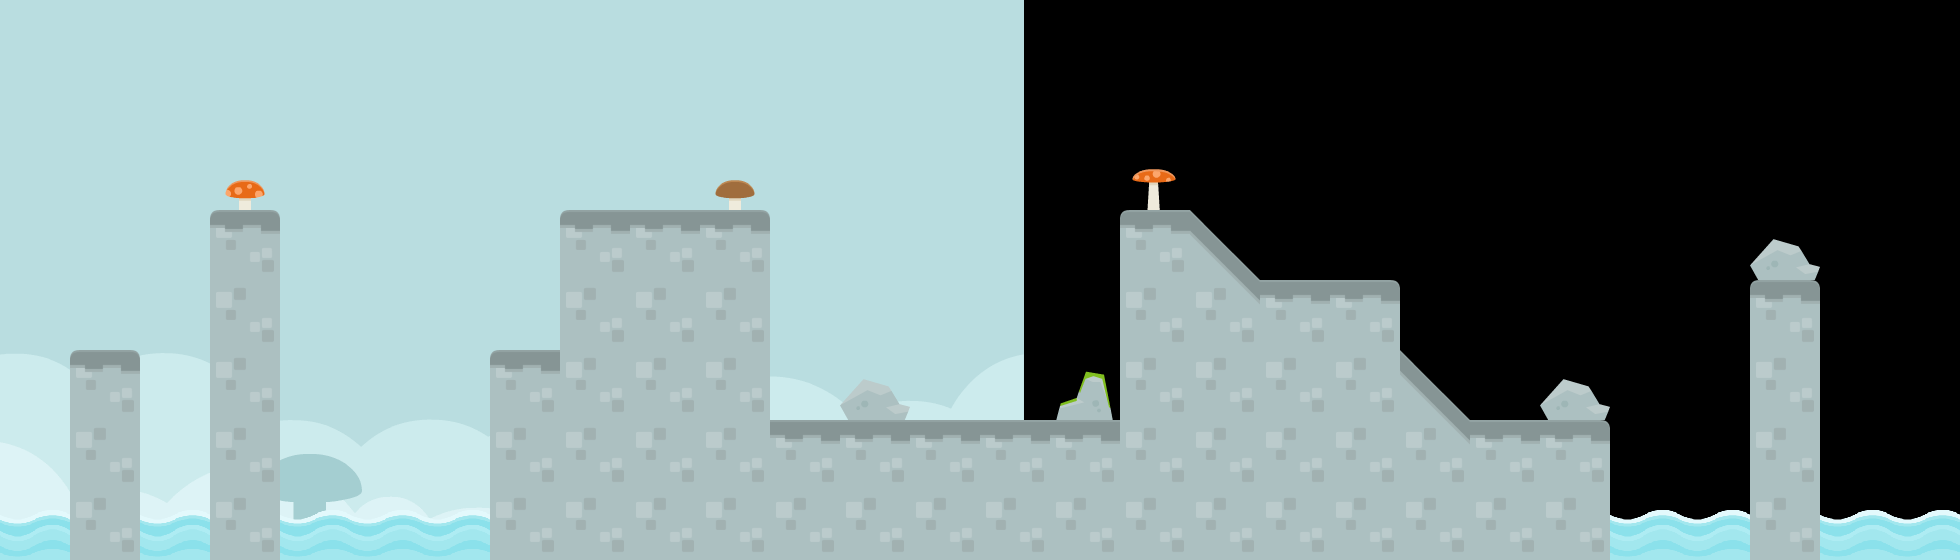

A 2D game scene composited from a Tiled map and its tileset images. What follows is a short description and the map's XML, with each tile layer's data collapsed to a summary:
An orthogonal 28x8 tile map with 70x70 px tiles, 3 tile layers (tiles_background, tiles_terrain, tiles_foreground), 2 image layers and 18 objects (9x STONE, 3x clickable, 3x effect_glow_sprites, start, target, ...).

<map version="1.0" orientation="orthogonal" renderorder="right-down" width="28" height="8" tilewidth="70" tileheight="70" nextobjectid="67">
 <properties>
  <property name="blocks" value="wood_1x2,wood_1x2,wood_1x2_triangle_left,wood_1x2_triangle_left" />
  <property name="music" value="subdued_theme" />
 </properties>
 <tileset firstgid="1" name="tiles" tilewidth="70" tileheight="70" spacing="4" margin="2" tilecount="117">
  <image source="../../graphics/tiles.png" width="962" height="666" />
  <tile id="114">
   <animation>
    <frame tileid="114" duration="100" />
    <frame tileid="115" duration="100" />
    <frame tileid="116" duration="100" />
    <frame tileid="115" duration="100" />
   </animation>
  </tile>
 </tileset>
 <imagelayer name="background_b" x="1024" y="-300">
  <image source="../../graphics/backgrounds/blue_shroom.png" />
 </imagelayer>
 <imagelayer name="background_a" y="-300">
  <image source="../../graphics/backgrounds/blue_shroom.png" />
 </imagelayer>
 <layer name="tiles_background" width="30" height="8">
  <data>[240 cells, 13 non-empty, 3 distinct tile ids]</data>
 </layer>
 <layer name="tiles_terrain" width="30" height="8">
  <data>[240 cells, 65 non-empty, 7 distinct tile ids]</data>
 </layer>
 <layer name="tiles_foreground" width="30" height="8">
  <data>[240 cells, 3 non-empty, 3 distinct tile ids]</data>
 </layer>
 <objectgroup name="terrain">
  <object id="52" type="STONE" x="70" y="350">
   <polygon points="0,0 70,0 70,210 0,210" />
  </object>
  <object id="53" type="STONE" x="210" y="210">
   <polygon points="0,0 70,0 70,350 0,350" />
  </object>
  <object id="54" type="STONE" x="490" y="350">
   <polygon points="0,0 70,0 70,210 0,210" />
  </object>
  <object id="55" type="STONE" x="560" y="210">
   <polygon points="0,0 210,0 210,350 0,350" />
  </object>
  <object id="56" type="STONE" x="770" y="420">
   <polygon points="0,0 350,0 350,140 0,140" />
  </object>
  <object id="57" type="STONE" x="1120" y="210">
   <polygon points="0,0 70,0 140,70 140,350 0,350" />
  </object>
  <object id="58" type="STONE" x="1260" y="280">
   <polygon points="0,0 140,0 140,280 0,280" />
  </object>
  <object id="59" type="STONE" x="1400" y="350">
   <polygon points="0,0 70,70 70,210 0,210" />
  </object>
  <object id="60" type="STONE" x="1470" y="420">
   <polygon points="0,0 140,0 140,140 0,140" />
  </object>
 </objectgroup>
 <objectgroup name="entities">
  <object id="4" name="start" type="start" x="630" y="140" width="70" height="70" />
  <object id="5" name="target" type="target" x="1330" y="210" width="70" height="70" />
  <object id="61" type="clickable" x="717.5" y="175" width="35" height="35">
   <properties>
    <property name="effect" value="mushroom_brown" />
   </properties>
  </object>
  <object id="62" type="clickable" x="1137.5" y="157.5" width="35" height="35">
   <properties>
    <property name="effect" value="mushroom_red" />
   </properties>
  </object>
  <object id="63" type="clickable" x="227.5" y="175" width="35" height="35">
   <properties>
    <property name="effect" value="mushroom_red" />
   </properties>
  </object>
 </objectgroup>
 <objectgroup name="background_effects">
  <object id="11" type="effect_clouds" x="350" y="0" width="1540" height="140" />
  <object id="64" type="effect_glow_sprites" x="560" y="140" width="210" height="70" />
  <object id="65" type="effect_glow_sprites" x="770" y="350" width="350" height="70" />
  <object id="66" type="effect_glow_sprites" x="1120" y="210" width="280" height="70" />
 </objectgroup>
 <objectgroup name="foreground_effects" />
 <objectgroup name="npc" />
</map>